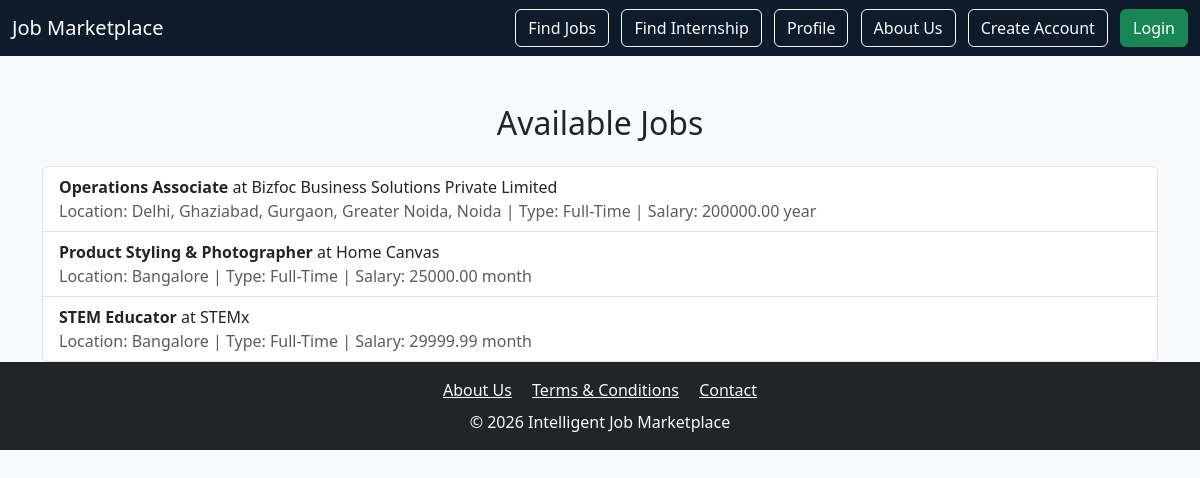
Screenshot of /jobs/ with the database file from the repository.
### jobs/models.py (models this page shows, shortened)
class Job(models.Model):
    JOB_TYPE_CHOICES = [
        ("full_time", "Full-Time"),
        ("part_time", "Part-Time"),
        ("remote", "Work From Home"),
    ]
    title = models.CharField(max_length=200)
    company = models.CharField(max_length=200)
    location = models.CharField(max_length=200)
    description = models.TextField(default="No description provided")
    salary = models.DecimalField(max_digits=10, decimal_places=2, blank=True, null=True)
    salary_type = models.CharField(max_length=20, choices=[("year", "Per Year"), ("month", "Per Month")], default="year")
    job_type = models.CharField(max_length=20, choices=JOB_TYPE_CHOICES, default="full_time")
    posted_at = models.DateTimeField(auto_now_add=True)
    featured = models.BooleanField(default=False)

### jobs/views.py (the view)
# urls.py: path("jobs/", views.job_list, name="job_list"),
def job_list(request):
    query = request.GET.get("q")
    jobs = Job.objects.all().order_by("-posted_at")
    if query:
        jobs = jobs.filter(title__icontains=query) | jobs.filter(company__icontains=query) | jobs.filter(location__icontains=query)
    return render(request, "job_list.html", {"jobs": jobs})

### jobs/templates/job_list.html
{% extends "base.html" %}
{% block content %}
<div class="container mt-5">
  <h2 class="mb-4 text-center">Available Jobs</h2>
  {% if jobs %}
    <div class="list-group">
      {% for job in jobs %}
        <a href="{% url 'job_detail' job.id %}" class="list-group-item list-group-item-action">
          <strong>{{ job.title }}</strong> at {{ job.company }}
          <br>
          <span class="text-muted">
            Location: {{ job.location }} |
            Type: {{ job.get_job_type_display }} |
            Salary: {{ job.salary }} {{ job.salary_type }}
          </span>
        </a>
      {% endfor %}
    </div>
  {% else %}
    <p class="text-muted text-center">No jobs available at the moment.</p>
  {% endif %}
</div>
{% endblock %}

### jobs/static/css/style.css (style rules this page uses)
body { background-color: #f8f9fa; color: #212529; font-family: "Segoe UI", Arial, sans-serif; }
h2 { margin-bottom: 20px; color: #212529; }

### rows the page displays
Job: title "Operations Associate", company "Bizfoc Business Solutions Private Limited", location "Delhi, Ghaziabad, Gurgaon, Greater Noida, Noida", job_type "Full-Time", salary "200000.00", salary_type "year"
Job: title "Product Styling & Photographer", company "Home Canvas", location "Bangalore", job_type "Full-Time", salary "25000.00", salary_type "month"
Job: title "STEM Educator", company "STEMx", location "Bangalore", job_type "Full-Time", salary "29999.99", salary_type "month"
